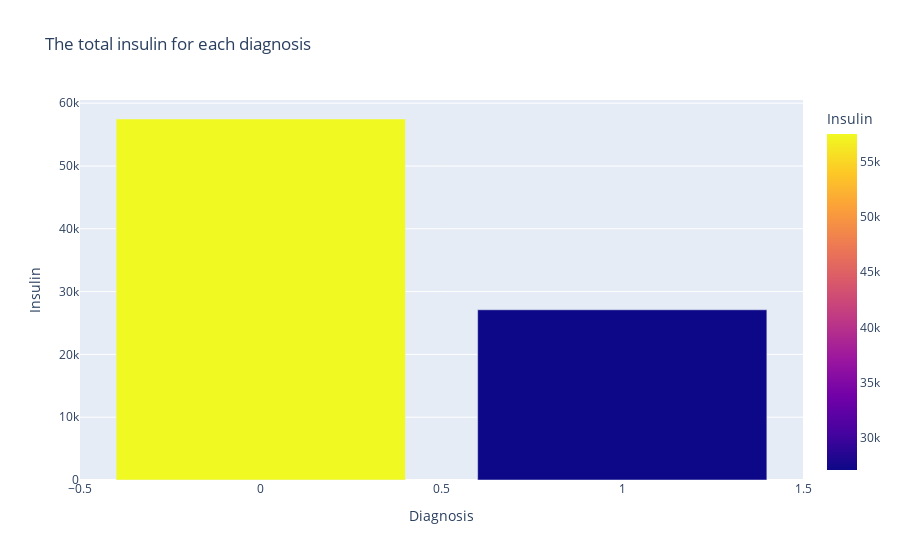

Notebook code cell kept with this figure:
### Markdown cell above
Data Exploratory Analysis

### Code cell
#Distribution of the total insulin for the diagnosis
sel = data.groupby('Diagnosis')[['Insulin']].sum().sort_values(ascending = False, by = 'Insulin')
px.bar(data_frame=sel, x = sel.index, y= 'Insulin', color = 'Insulin', title = 'The total insulin for each diagnosis')

### Figure 1 — Plotly figure (JSON) as saved in the notebook; plotly's stock layout.template omitted (floating-point values rounded to 4 significant figures)
{"data": [{"alignmentgroup": "True", "hovertemplate": "Diagnosis=%{x}<br>Insulin=%{marker.color}<extra></extra>", "legendgroup": "", "marker": {"color": [57480.0, 27100.0], "coloraxis": "coloraxis", "pattern": {"shape": ""}}, "name": "", "offsetgroup": "", "orientation": "v", "showlegend": false, "textposition": "auto", "type": "bar", "x": [0, 1], "xaxis": "x", "y": [57480.0, 27100.0], "yaxis": "y"}], "layout": {"barmode": "relative", "coloraxis": {"colorbar": {"title": {"text": "Insulin"}}, "colorscale": [[0, "#0d0887"], [0.1111, "#46039f"], [0.2222, "#7201a8"], [0.3333, "#9c179e"], [0.4444, "#bd3786"], [0.5556, "#d8576b"], [0.6667, "#ed7953"], [0.7778, "#fb9f3a"], [0.8889, "#fdca26"], [1, "#f0f921"]]}, "legend": {"tracegroupgap": 0}, "title": {"text": "The total insulin for each diagnosis"}, "xaxis": {"anchor": "y", "domain": [0, 1], "title": {"text": "Diagnosis"}}, "yaxis": {"anchor": "x", "domain": [0, 1], "title": {"text": "Insulin"}}}}
